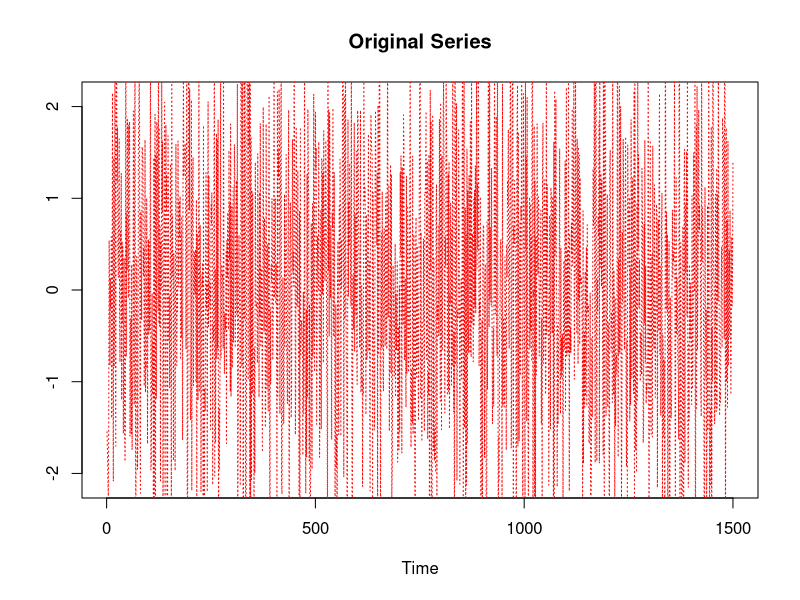

Recreate this plot in R.
##FUNCTION pure GARCH(1,3)
GARCH<-function(n){
  #A.] GENERATE SIMULATED DATA WITH PREDEFINED PARAMETERS
  library(mvtnorm)
  library(MASS)
  library(fBasics)
  library(matrixcalc)
  rCh<- 1
  sCh<- 3 
  n<-n+200  #Obs. below 201 will be deleted 
  Q<- 1 #Number of Variate
  
  ####### Generate r.v of white noise #########################################
  eta<-rmvnorm(n, mean=c(0), diag(1)) 
  eta<-t(eta)
  #############################################################################
  
  ##INTERCEPT
  paraGA0<-matrix(c(0.5),nrow=Q,byrow=TRUE)
  #### MA(p) representative
  paraGAa1<-matrix(c(0.1),nrow=Q,byrow=TRUE)
  #### AR(q) representative
  paraGAb1<-matrix(c(0.1),nrow=Q,byrow=TRUE)
  paraGAb2<-matrix(c(0.0),nrow=Q,byrow=TRUE)
  paraGAb3<-matrix(c(0.55),nrow=Q,byrow=TRUE)

  H<-max(rCh,sCh)
  ht<-abs(t(rmvnorm(n=H, mean=c(0), sigma=matrix(c(1)))))  #HETEROS. OBS
  err<-t(rmvnorm(n=H, mean=c(0), sigma=matrix(c(1)))) #ERR. TERM
  Y <-t(rmvnorm(n=H, mean=c(0), sigma=matrix(c(1))))
  ZERO<-matrix(0,nrow=Q,ncol=(dim(eta)[2]-dim(Y)[2]))
  ht<-cbind(ht,ZERO) 
  err<-cbind(err,ZERO)
  Y<-cbind(Y,ZERO) 

GARCHr<-sapply( paste('paraGAa', 1:rCh, sep=''), get ,envir=sys.frame(sys.parent(0)))
GARCHs<-sapply( paste('paraGAb', 1:sCh, sep=''), get ,envir=sys.frame(sys.parent(0)))

    for (i in (H+1):((dim(eta)[2]))) {
      sumRg<-sumSg<-0
       for(j in 1:rCh){
        sumRg<-sumRg + (GARCHr[[j]]%*%((err[,(i-j)])^{2}))
       }
       for(k in 1:sCh){
        sumSg<-sumSg + (GARCHs[[k]]%*%ht[,(i-k)])
       }
     
    ht[,i]<-paraGA0+(sumRg)+(sumSg)
    err[,i]<-eta[,i]%*%sqrt(ht[,i])
    Y[,i]<-err[,i]
  }
Y<-Y[,c(-1:-200)]; #THIS TO REMOVE FIRST 200 OBSERVATIONS TO AVOID SET.SEED EFFECT
Y1<-as.matrix(Y)

coefGARCH<-cbind(paraGA0, paraGAa1, 
  paraGAb1,paraGAb2,paraGAb3)

LAGNONZERO<-c(1,2,3,5)
LAGNONZERO2<-c(1,1,1,0,1)  #1: non-zero 0: zero
ALLDATA<-list(Y1,err,coefGARCH,rCh,sCh,LAGNONZERO,LAGNONZERO2,sum(LAGNONZERO2),"LAGNONZERO","LAGNONZERO2","COUNTNZ")
names(ALLDATA)<-c("Y1","err","coefGARCH","Gr","Gs")
return(ALLDATA)
}
n=1500
GARCH1<-GARCH(n)
ERR<-as.vector(GARCH1$Y1)

plot(NA, xlim=c(1,n), ylim=c(-2.1,2.1), main="Original Series", ylab="", xlab="Time")
points(ERR,col="red", type="l", pch=23,lty="dotted", cex=4)
##################################################################################################
#all(c(1,2,3)%in%c(1,2,3,4))==TRUE
#isTRUE(all.equal(c(1,2),c(1,3)))
